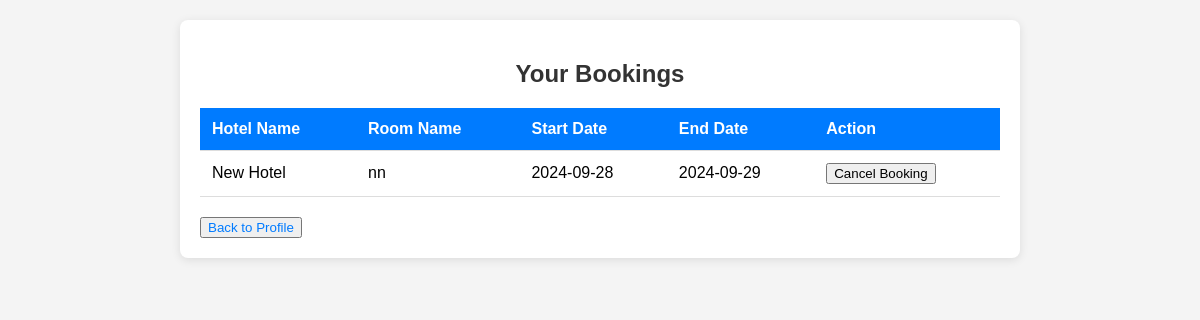
/view_booking.php (signed in), run on an earlier commit of the app's database.
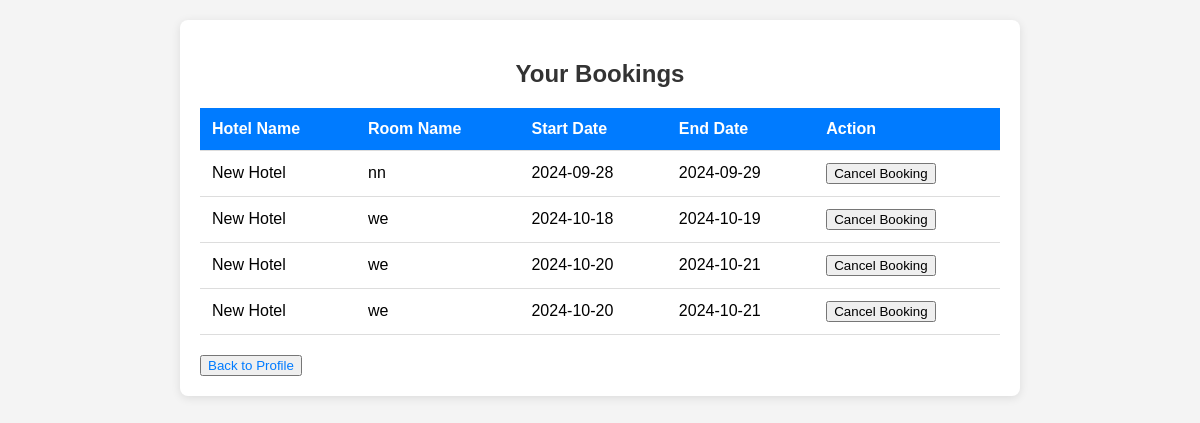
And on a later commit of the database.
### tables this page shows
CREATE TABLE `bookings` (
  `booking_id` int(11) NOT NULL,
  `user_id` int(11) NOT NULL,
  `room_id` int(11) NOT NULL,
  `start_date` date NOT NULL,
  `end_date` date NOT NULL,
  `booking_status` enum('confirmed','pending','cancelled') DEFAULT 'pending'
);

CREATE TABLE `hotels` (
  `hotel_id` int(11) NOT NULL,
  `hotel_name` varchar(100) NOT NULL,
  `total_rooms` int(11) NOT NULL,
  `user_id` int(11) DEFAULT NULL,
  `description` varchar(20) NOT NULL,
  `location` varchar(255) DEFAULT NULL,
  `city_id` int(255) NOT NULL
);

CREATE TABLE `rooms` (
  `room_id` int(11) NOT NULL,
  `hotel_id` int(11) DEFAULT NULL,
  `room_name` varchar(255) NOT NULL,
  `room_number` int(255) NOT NULL,
  `price_per_night` decimal(10,2) NOT NULL,
  `max_adults` int(11) NOT NULL,
  `max_children` int(11) NOT NULL,
  `availability` varchar(255) NOT NULL,
  `hotel_name` varchar(255) DEFAULT NULL,
  `facilities` varchar(255) NOT NULL
);

### view_booking.php (the view, shortened to what this page needs)
<?php
include('config.php');
$user_id = $_SESSION['user_id'];
$stmt = $conn->prepare("SELECT bookings.booking_id, bookings.start_date, bookings.end_date, rooms.room_name, hotels.hotel_name
                        FROM bookings
                        JOIN rooms ON bookings.room_id = rooms.room_id
                        JOIN hotels ON rooms.hotel_id = hotels.hotel_id
                        WHERE bookings.user_id = ?");
$stmt->bind_param("i", $user_id);
$stmt->execute();
$bookings_result = $stmt->get_result();
?>
<!DOCTYPE html>
<html lang="en">
<head>
    <link rel="stylesheet" href="view-booking.css">
</head>
<body>
    <div class="profile-container">
        <h2>Your Bookings</h2>
        <?php if ($bookings_result->num_rows > 0): ?>
            <table>
                <tr>
                    <th>Hotel Name</th>
                    <th>Room Name</th>
                    <th>Start Date</th>
                    <th>End Date</th>
                    <th>Action</th>
                </tr>
                <?php while($booking = $bookings_result->fetch_assoc()): ?>
                <tr>
                    <td><?php echo htmlspecialchars($booking['hotel_name']); ?></td>
                    <td><?php echo htmlspecialchars($booking['room_name']); ?></td>
                    <td><?php echo htmlspecialchars($booking['start_date']); ?></td>
                    <td><?php echo htmlspecialchars($booking['end_date']); ?></td>
                    <td>
                        <form method="POST" action="">
                            <button type="submit" name="cancel_booking" onclick="return confirm('Are you sure you want to cancel this booking?');">Cancel Booking</button>
                        </form>
                    </td>
                </tr>
                <?php endwhile; ?>
            </table>
        <?php else: ?>
            <p>You have no bookings.</p>
        <?php endif; ?>
        <button onclick="location.href='profile.php'" class="back-link">Back to Profile</button>
    </div>
</body>
</html>

### view-booking.css (style rules this page uses)
body { font-family: Arial, sans-serif; background-color: #f4f4f4; margin: 0; padding: 0; }
.profile-container { max-width: 800px; margin: 20px auto; padding: 20px; background-color: #fff; border-radius: 8px; box-shadow: 0 2px 10px rgba(0, 0, 0, 0.1); }
.profile-container h2 { text-align: center; color: #333; margin-bottom: 20px; }
table { width: 100%; border-collapse: collapse; margin-top: 20px; }
th, td { padding: 12px; text-align: left; border-bottom: 1px solid #ddd; }
th { background-color: #007BFF; color: white; }
.back-link { text-decoration: none; display: block; margin-top: 20px; text-align: center; color: #007BFF; }

What changed in the data, as far as the page shows it:
added bookings: hotels.hotel_name "New Hotel", room.room_name "we", start_date "2024-10-18", end_date "2024-10-19"
added bookings: hotels.hotel_name "New Hotel", room.room_name "we", start_date "2024-10-20", end_date "2024-10-21"
added bookings: hotels.hotel_name "New Hotel", room.room_name "we", start_date "2024-10-20", end_date "2024-10-21"
